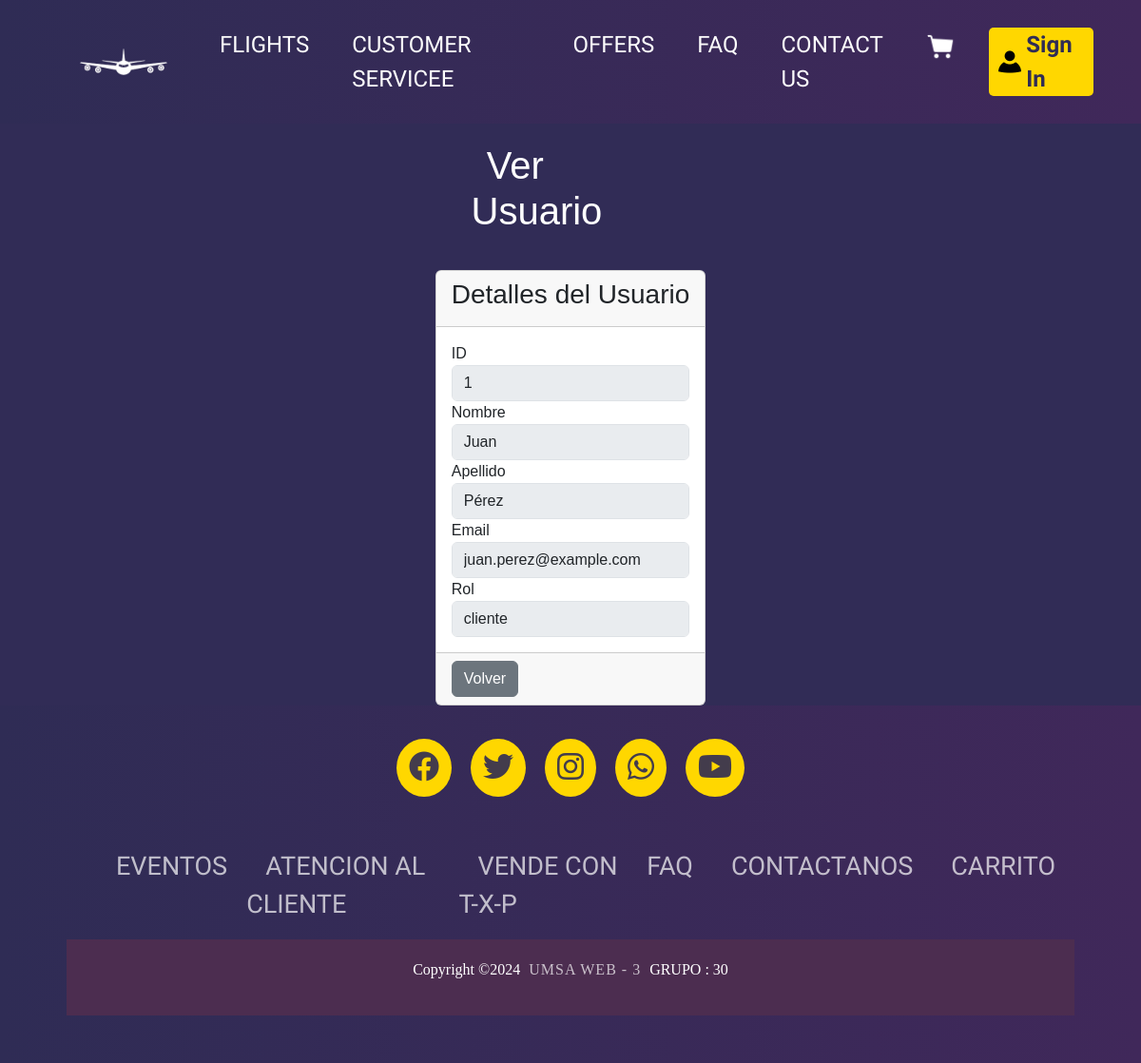
/admin/usuarios/view.php?cod=1, run on the app's committed database.
### tables this page shows
CREATE TABLE `usuario` (
  `id` int NOT NULL,
  `nombre` varchar(50) NOT NULL,
  `apellido` varchar(50) NOT NULL,
  `email` varchar(100) NOT NULL,
  `password` varchar(100) NOT NULL,
  `rol` enum('admin','cliente') DEFAULT 'cliente'
);

### admin/usuarios/view.php (the view, shortened to what this page needs)
<?php
$db = conectarDB();
if (isset($_GET['cod'])) {
    $id = intval($_GET['cod']);
    $query = "SELECT * FROM usuario WHERE id = $id";
    $result = mysqli_query($db, $query);
    if ($result) {
        $reg = mysqli_fetch_assoc($result);
    } else {
        echo "Error al ejecutar la consulta: " . mysqli_error($db);
        exit;
    }
} else {
    echo "ID no proporcionado.";
    exit;
}
?>
<div class="tablas">
<section class="content-header">
    <div class="container-fluid">
        <div class="row mb-2">
            <div class="col-sm-6">
                <h1>Ver Usuario</h1>
            </div>
        </div>
    </div>
</section>
<section class="content">
    <div class="container-fluid">
        <div class="row">
            <div class="col-12">
                <div class="card card-primary">
                    <div class="card-header">
                        <h3 class="card-title">Detalles del Usuario</h3>
                    </div>
                    <form action="" method="post">
                        <div class="card-body">
                            <div class="form-group">
                                <label for="id">ID</label>
                                <input type="text" class="form-control" value="<?php echo $reg['id']; ?>" disabled>
                            </div>
                            <div class="form-group">
                                <label for="nombre">Nombre</label>
                                <input type="text" class="form-control" name="nombre" value="<?php echo htmlspecialchars($reg['nombre']); ?>" disabled>
                            </div>
                            <div class="form-group">
                                <label for="apellido">Apellido</label>
                                <input type="text" class="form-control" name="apellido" value="<?php echo htmlspecialchars($reg['apellido']); ?>" disabled>
                            </div>
                            <div class="form-group">
                                <label for="email">Email</label>
                                <input type="email" class="form-control" name="email" value="<?php echo htmlspecialchars($reg['email']); ?>" disabled>
                            </div>
                            <div class="form-group">
                                <label for="rol">Rol</label>
                                <input type="text" class="form-control" name="rol" value="<?php echo htmlspecialchars($reg['rol']); ?>" disabled>
                            </div>
                        </div>
                        <div class="card-footer">
                            <a href="/TicketXPress/admin/usuarios/list.php" class="btn btn-secondary">Volver</a>
                        </div>
                    </form>
                </div>
            </div>
        </div>
    </div>
</section>
</div>
<html>
    <link rel="stylesheet" href="/TicketXPress/build/css/tablas.css">
</html>

### build/css/navbar.css (style rules this page uses)
.container-fluid { padding: 0; display: flex; }

### build/css/app.css (style rules this page uses)
body, html { margin: 0%; padding: 0%; width: 100%; }

### build/css/tablas.css (style rules this page uses)
body { background-color: #312C56; font-family: Arial, sans-serif; }
h1 { text-align: center; margin-bottom: 30px; }
.tablas { display: flex; flex-direction: column; align-items: center; justify-content: center; margin-top: 20px; }
.col-sm-6 { color: white; }

### data on the page
usuario: id "1", nombre "Juan", apellido "Pérez", email "juan.perez@example.com", rol "cliente"
